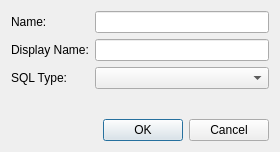
<?xml version="1.0" encoding="UTF-8"?>
<ui version="4.0">
 <class>LBGui::DatabaseAttributeEditDialog</class>
 <widget class="QDialog" name="LBGui::DatabaseAttributeEditDialog">
  <property name="geometry">
   <rect>
    <x>0</x>
    <y>0</y>
    <width>280</width>
    <height>152</height>
   </rect>
  </property>
  <property name="minimumSize">
   <size>
    <width>280</width>
    <height>152</height>
   </size>
  </property>
  <property name="windowTitle">
   <string>Dialog</string>
  </property>
  <layout class="QVBoxLayout" name="verticalLayout">
   <item>
    <layout class="QFormLayout" name="formLayout">
     <item row="0" column="1">
      <widget class="QLineEdit" name="lineEditName"/>
     </item>
     <item row="0" column="0">
      <widget class="QLabel" name="label">
       <property name="text">
        <string>Name:</string>
       </property>
      </widget>
     </item>
     <item row="1" column="1">
      <widget class="QLineEdit" name="lineEditDisplayName"/>
     </item>
     <item row="1" column="0">
      <widget class="QLabel" name="label_2">
       <property name="text">
        <string>Display Name:</string>
       </property>
      </widget>
     </item>
     <item row="2" column="0">
      <widget class="QLabel" name="label_3">
       <property name="text">
        <string>SQL Type:</string>
       </property>
      </widget>
     </item>
     <item row="2" column="1">
      <widget class="QComboBox" name="comboBoxSqlType">
       <property name="sizePolicy">
        <sizepolicy hsizetype="Preferred" vsizetype="Fixed">
         <horstretch>0</horstretch>
         <verstretch>0</verstretch>
        </sizepolicy>
       </property>
      </widget>
     </item>
    </layout>
   </item>
   <item>
    <widget class="QDialogButtonBox" name="buttonBox">
     <property name="orientation">
      <enum>Qt::Horizontal</enum>
     </property>
     <property name="standardButtons">
      <set>QDialogButtonBox::Cancel|QDialogButtonBox::Ok</set>
     </property>
    </widget>
   </item>
  </layout>
 </widget>
 <resources/>
 <connections>
  <connection>
   <sender>buttonBox</sender>
   <signal>accepted()</signal>
   <receiver>LBGui::DatabaseAttributeEditDialog</receiver>
   <slot>accept()</slot>
   <hints>
    <hint type="sourcelabel">
     <x>248</x>
     <y>254</y>
    </hint>
    <hint type="destinationlabel">
     <x>157</x>
     <y>274</y>
    </hint>
   </hints>
  </connection>
  <connection>
   <sender>buttonBox</sender>
   <signal>rejected()</signal>
   <receiver>LBGui::DatabaseAttributeEditDialog</receiver>
   <slot>reject()</slot>
   <hints>
    <hint type="sourcelabel">
     <x>316</x>
     <y>260</y>
    </hint>
    <hint type="destinationlabel">
     <x>286</x>
     <y>274</y>
    </hint>
   </hints>
  </connection>
 </connections>
</ui>
